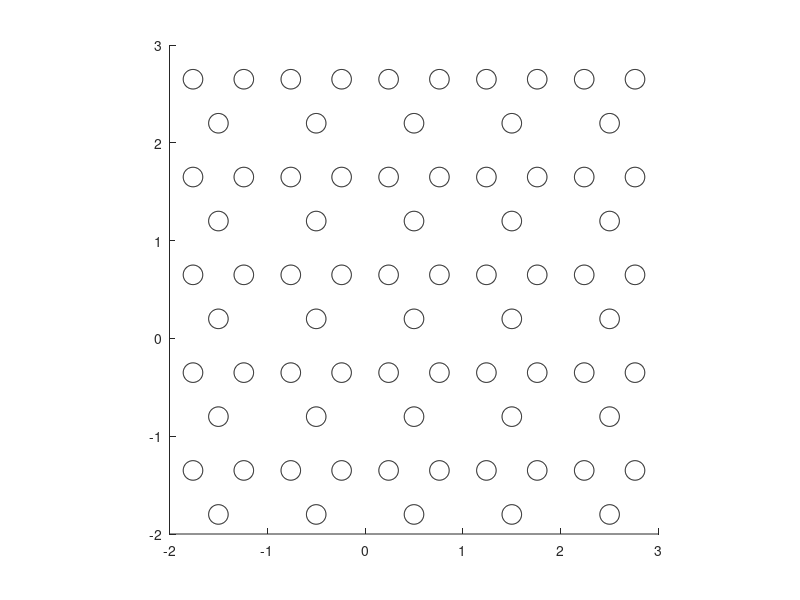

The MATLAB source for this figure: (Note: this script raises an error after producing the figure.)
%%% This is used to produce k-gap for square lattice
%%% when modulating kappa only. Figure 7


%%% lattice vectors ( a1 = [L1x;0], a2 = [L2x;L2y], D: distance between nearest neighbor bubbles ) 
D = 1; 
L1x = D;
L2x = 0;
L2y = D;
L1 = [L1x,0];
L2 = [L2x,L2y];
%%% Set reciprocal vectors
b1 = 2*pi/L1x*[1, 0];
b2 = 2*pi/L2y*[0, 1];
%%% Set symmetry points in reciprocal space
pointG = [0,0];
pointX = 1/2*b1;
pointM = 1/2*(b1 + b2);
%%% Radius of bubble
R=D*0.1;
vol = pi*R^2;
%%% Material parameters for bubble
rho_0 = 9000;
rho_b = 1;
kappa_0 = 9000;
kappa_b = 1;
%%% High contrast parameter \delta
delta = rho_b/rho_0;
weight = delta*kappa_b/rho_b/vol;
%%% Set positions of 3 bubbles in unit cell
%%% Dimer
N = 3; % Number of resonators in unit cell
c0 = 1/2*(L1+L2);
eps = 3*R;
l = @(theta) eps*[cos(theta+pi/6),sin(theta+pi/6)];
c = [c0+l(0);c0+l(2*pi/3);c0+l(4*pi/3)];
% Plot the geometry
figure, hold on
t = linspace(0,2*pi);
for i = -2:2
    for j = -2:2
        for n = 1:N
            plot(c(n,1)+R*cos(t)+i*L1(1)+j*L2(1), c(n,2)+R*sin(t)+i*L1(2)+j*L2(2),'k')  
        end
    end
end
daspect([1 1 1])
hold off
close
%%% Define the time modulation
epsr = 0;
Omega = 0.2; 
phii = [0 2/3 4/3]*pi;
rhot = @(t) [ 1./(1+epsr*cos(Omega*t+pi))];
epsk = 0.1;
sqrtkappat = @(t) [1./sqrt(1+cos(Omega*t+phii).*epsk)];
w3 = @(t) [Omega^2/4*(1+((epsk.^2-1)./(1+epsk.*cos(Omega*t+phii)).^2))];
T = 2*pi/Omega;
%%% Set the discretization or truncation parameters
N_multipole=3;
N_lattice=10;
N_XG = 100;
N_GM = floor(sqrt(2)*N_XG);
N_MX = 2*N_XG;
%%% Precompute values of zeta function (used in computation of lattice sums, just for acceleration)
d_zeta=makezetadata;
BandDataXG = zeros(2*N,N_XG);
BandDataGM = zeros(2*N,N_GM);
BandDataMX = zeros(2*N,N_MX);
cndXG = zeros(1,N_XG);
cndGM = zeros(1,N_GM);
cndMX = zeros(1,N_MX);
k0 = 0.001;
JHdata = makeJHdata0original(k0,R,N_multipole);
JHijdata = makeJHijexpdata(k0,c,N_multipole);
for alp_ind = 1:N_XG
    %%% Set quasi-periodic parameter \alpha
    alp =  pointX + (alp_ind-1)/N_XG * (pointG-pointX);
    %%% Compute the operator A
    C = makeC(k0,R,alp,L1x,L2,d_zeta,JHdata,JHijdata,N,N_multipole,N_lattice);
    M = @(t) Mfunc(t,delta,kappa_b,rho_b,vol,C,rhot,sqrtkappat,w3);
    [BandDataXG(:, alp_ind), cndXG(alp_ind)] = hill_exp(T,M,N);
end  

for alp_ind = 1:N_GM
    %%% Set quasi-periodic parameter \alpha
    alp =  pointG + (alp_ind-1)/N_GM * (pointM-pointG);
    %%% Compute the capacitance matrix C
    C = makeC(k0,R,alp,L1x,L2,d_zeta,JHdata,JHijdata,N,N_multipole,N_lattice);
    M = @(t) Mfunc(t,delta,kappa_b,rho_b,vol,C,rhot,sqrtkappat,w3);
    [BandDataGM(:, alp_ind), cndGM(alp_ind)] = hill_exp(T,M,N);
end

parfor alp_ind = 1:N_MX    
    %%% Set quasi-periodic parameter \alpha
    alp =  pointM + (alp_ind-1)/N_MX * (pointX-pointM);
    %%% Compute the operator A
    C = makeC(k0,R,alp,L1x,L2,d_zeta,JHdata,JHijdata,N,N_multipole,N_lattice);
    M = @(t) Mfunc(t,delta,kappa_b,rho_b,vol,C,rhot,sqrtkappat,w3);
    [BandDataMX(:, alp_ind), cndMX(alp_ind)] = hill_exp(T,M,N);
end  

lengthXG = norm(pointG-pointX);
lengthGM = norm(pointM-pointG);
lengthMX = norm(pointX-pointM);
lengthXGM = lengthXG + lengthGM + lengthMX;

%% Plots the solution and saves good images
% close all
fsz = 16;
lfsz = 14;
alw = 0.75;
lw = 1.2;
bands = [BandDataXG, BandDataGM, BandDataMX];
alps = [(0:N_XG-1)*lengthXG/N_XG, (0:N_GM-1)*lengthGM/N_GM + lengthXG, (0:N_MX-1)*lengthMX/N_MX + lengthXG + lengthGM];
cdn = [cndXG, cndGM, cndMX];
N_a = length(alps);

w_real = real(bands);
w_imag = imag(bands);

figure
hold on
colorarry = {'b','r','k','m','y',[.8 .2 .6]};

for I_w = 1:N
    plot(alps,w_real(I_w,:),colorarry{1})
    scatter(alps,w_imag(I_w,:),4,colorarry{2},'filled')
end
% Uncommnet to show k-gap when eps_kappa = 0.1
line([0.69115,0.69115],[-Omega/2,Omega/2],'Color','g');
line([5.18973,5.18973],[-Omega/2,Omega/2],'Color','g');
line([5.56785,5.56785],[-Omega/2,Omega/2],'Color','g');
line([9.95638,9.95638],[-Omega/2,Omega/2],'Color','g');

lgd =legend('Re(\omega)','Im(\omega)','','','','','k-gap')
lgd =legend('Re(\omega)','Im(\omega)','','','','')

lgd.FontSize=11;
lgd.Location = 'east'
x = [ 0*pi, lengthXG ,  lengthXG+lengthGM,      lengthXGM];
y= ['     X  ';'$\Gamma$';'    M   ';'   X    '];
ylim([-max(max(w_imag))*1.2,Omega/2])
xlim([0,lengthXGM])
set(gca,'XTick',x); % Change x-axis ticks
set(gca,'XTickLabel',y); 

set(gca,'xgrid','on')

%legend('Real part','Imaginary part','position',[0.74,0.62,0.2,0.1],'interpreter','latex','FontSize',lfsz);
xlabel('Quasiperiodicity $\alpha$','interpreter','latex');
ylabel('Quasifrequency $\omega$','interpreter','latex');
ax = gca;

set(gcf, 'Position', [0, 0, 600, 500])
set(gca, 'FontSize', fsz, 'LineWidth', alw);
set(gca,'TickLabelInterpreter','latex')
ax = gca;
outerpos = ax.OuterPosition;
ti = ax.TightInset; 
left = outerpos(1) + ti(1);
bottom = outerpos(2) + ti(2);
ax_width = outerpos(3) - ti(1) - ti(3);
ax_height = outerpos(4) - ti(2) - ti(4);
ax.Position = [left*1.15 bottom ax_width*0.99 ax_height];

%%% Assemble matrix M
function out = Mfunc(t,delta,kappab,rhob,vol,C,rhot,sqrtkappat,w3)
    Rho = diag(rhot(t));
    Rinv = diag(1./rhot(t));
    K = diag(sqrtkappat(t));
    W3 = diag(w3(t));
    out = delta*kappab/rhob*inv(diag(vol))*K*Rho*C*K*Rinv + W3;
end
